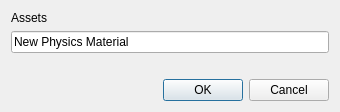
<?xml version="1.0" encoding="UTF-8"?><ui version="4.0"><class>CreatePhysicsMaterialDialogForm</class><widget class="QDialog" name="CreatePhysicsMaterialDialogForm"><property name="windowTitle"><string>创建物理材质</string></property><property name="minimumSize"><size><width>340</width><height>0</height></size></property><layout class="QVBoxLayout" name="mainLayout"><item><widget class="QLabel" name="directoryLabel"><property name="text"><string>Assets</string></property><property name="wordWrap"><bool>true</bool></property></widget></item><item><widget class="QLineEdit" name="nameEdit"><property name="text"><string>New Physics Material</string></property><property name="placeholderText"><string>材质名称</string></property></widget></item><item><widget class="QLabel" name="errorLabel"><property name="text"><string/></property><property name="wordWrap"><bool>true</bool></property><property name="styleSheet"><string>color:#ff9b9b;</string></property></widget></item><item><widget class="QDialogButtonBox" name="buttonBox"><property name="standardButtons"><set>QDialogButtonBox::Cancel|QDialogButtonBox::Ok</set></property></widget></item></layout></widget><resources/><connections/></ui>
